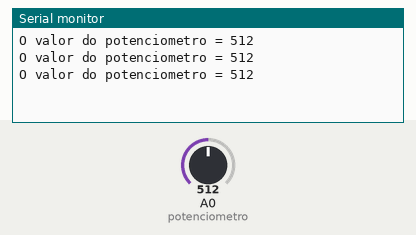
Simulated run of this sketch. Board: Arduino Uno, built with avr-gcc and run on an emulated ATmega328P. Shown: the last lines printed to the serial monitor. The test bench sets the inputs (shaded band); at power-on: A0 (potenciometro) = 512.

Above: at 1.3 s.
1.4 s: A0 (potenciometro) set to 716
At 1.9 s:
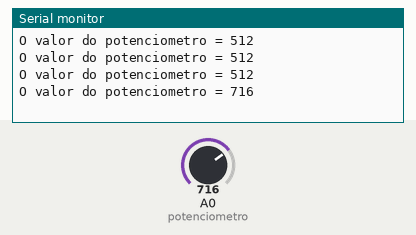
2.9 s: A0 (potenciometro) set to 900
At 3.4 s:
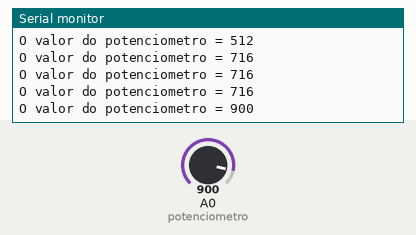
Timing chart, 0 to 5.9 s (numbered marks = the images above; inputs shaded):
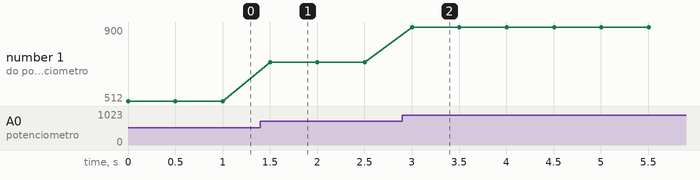

Measured:
- after the input at 1.4 s, the serial monitor: prints a new line after 0.10 s (image 1)
- after the input at 2.9 s, the serial monitor: prints a new line after 0.10 s (image 2)
- plotted number 1: 512 → 716 after the input at 1.4 s, 716 → 900 after the input at 2.9 s

The sketch:

potenciometro.ino
```cpp
int potenciometro = A0;

int potenciometroValor;

void setup() {
  Serial.begin(9600);
}

void loop() {
  potenciometroValor = analogRead(potenciometro);
  Serial.print("O valor do potenciometro = ");
  Serial.print(potenciometroValor);
  Serial.print("\n");
  delay(500);
}
```
